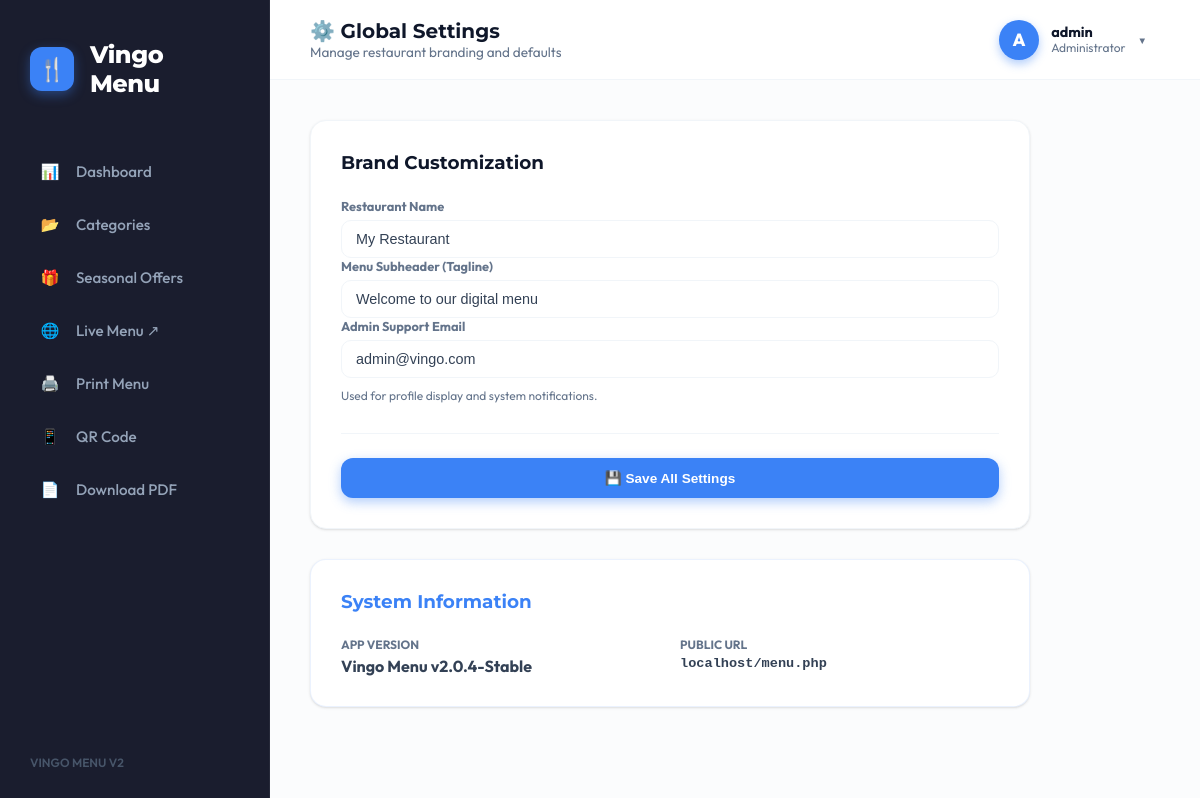
The page /admin/settings.php (signed in) on the database as committed earlier.
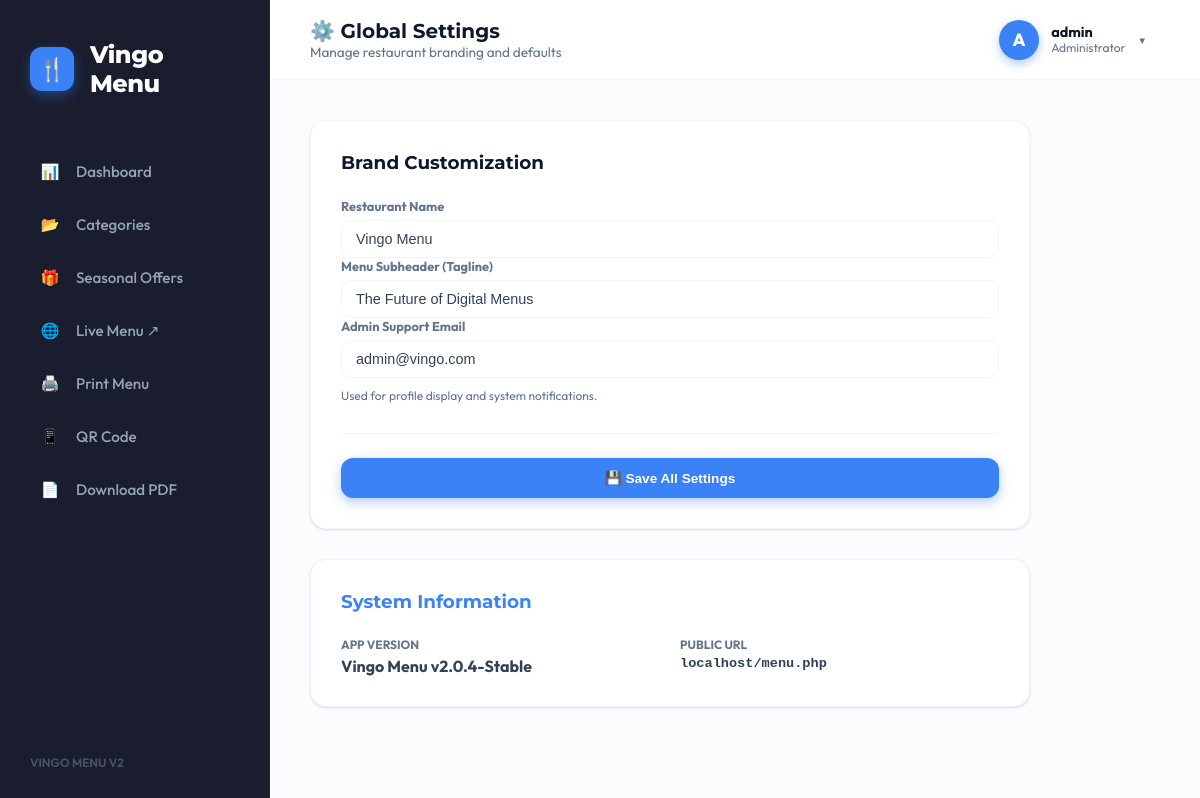
The same page on the database as committed later.
### tables this page shows
CREATE TABLE IF NOT EXISTS settings (
  id            INT          NOT NULL AUTO_INCREMENT,
  setting_key   VARCHAR(50)  NOT NULL,
  setting_value TEXT,
  PRIMARY KEY (id),
  UNIQUE KEY uq_setting_key (setting_key)
);

### includes/db.php (called while the page is built, shortened)
<?php
$conn = new mysqli(MENU_DB_HOST, MENU_DB_USER, MENU_DB_PASS, MENU_DB_NAME);
$conn->set_charset('utf8mb4');
function menu_get_setting($key, $default = '') {
    global $conn;
    $key = $conn->real_escape_string($key);
    $res = $conn->query("SELECT setting_value FROM settings WHERE setting_key = '$key'");
    if ($res && $row = $res->fetch_assoc()) return $row['setting_value'];
    return $default;
}
?>

### admin/settings.php (the view, shortened to what this page needs)
<?php
require_once __DIR__ . '/../includes/db.php';
?>
<!DOCTYPE html>
<html lang="en">
<head>
  <link rel="stylesheet" href="../assets/css/menu-style.css?v=<?= time() ?>">
</head>
<body>
<?php include __DIR__ . '/partials/sidebar.php'; ?>
<div class="main">
  <div class="topbar">
    <div class="topbar-left" style="display:flex; align-items:center; gap:16px">
      <div>
        <h1>⚙️ Global Settings</h1>
        <p class="meta">Manage restaurant branding and defaults</p>
      </div>
    </div>
    <div class="topbar-right" style="display:flex; gap:16px; align-items:center">
      <?php include __DIR__ . '/partials/topbar_user.php'; ?>
    </div>
  </div>
  <div class="content">
    <div class="card" style="max-width:720px">
      <div class="card-title">Brand Customization</div>
      <form method="POST">
        <div class="form-group">
          <label>Restaurant Name</label>
          <input type="text" name="restaurant_name" value="<?= htmlspecialchars(menu_get_setting('restaurant_name', 'My Restaurant')) ?>" required>
        </div>
        <div class="form-group">
          <label>Menu Subheader (Tagline)</label>
          <input type="text" name="restaurant_sub" value="<?= htmlspecialchars(menu_get_setting('restaurant_sub', 'Welcome to our digital menu')) ?>" placeholder="e.g. Traditional Fine Dining Since 1994">
        </div>
        <div class="form-group">
          <label>Admin Support Email</label>
          <input type="email" name="admin_email" value="<?= htmlspecialchars(menu_get_setting('admin_email', 'admin@vingo.com')) ?>" required>
          <p style="font-size:0.75rem; color:var(--text-light); margin-top:4px">Used for profile display and system notifications.</p>
        </div>
        <div style="margin-top:30px; border-top:1px solid var(--border); padding-top:24px">
          <button type="submit" class="btn btn-primary" style="width:100%; justify-content:center">
            💾 Save All Settings
          </button>
        </div>
      </form>
    </div>
    <div class="card" style="max-width:720px; margin-top:24px; border-color:rgba(59,130,246,0.1)">
      <div class="card-title" style="color:var(--accent)">System Information</div>
      <div style="display:grid; grid-template-columns:1fr 1fr; gap:20px">
        <div>
          <label style="font-size:0.75rem; text-transform:uppercase; color:var(--text-light); display:block; margin-bottom:4px">App version</label>
          <div style="font-weight:700">Vingo Menu v2.0.4-Stable</div>
        </div>
        <div>
          <label style="font-size:0.75rem; text-transform:uppercase; color:var(--text-light); display:block; margin-bottom:4px">Public URL</label>
          <div style="font-weight:700; font-family:monospace; font-size:0.85rem">localhost/menu.php</div>
        </div>
      </div>
    </div>
  </div>
</div>
</body>
</html>

### admin/partials/sidebar.php (shortened to what this page needs)
<?php
$cur = basename($_SERVER['PHP_SELF']);
function nav_a(string $href, string $icon, string $label, string $cur): string {
    global $prefix;
    $full_href = $prefix . $href;
    $active = ($cur === $href) ? 'active' : '';
    return "<a href=\"{$full_href}\" class=\"{$active}\"><span class=\"nav-icon\">{$icon}</span> {$label}</a>";
}
$prefix = $prefix ?? '';
?>
<aside class="sidebar" id="sidebar">
  <div class="sidebar-header"><span>🍴</span> Vingo Menu</div>
  <nav>
    <?= nav_a('dashboard.php',   '📊', 'Dashboard',   $cur) ?>
    <?= nav_a('add-category.php',    '📂', 'Categories',  $cur) ?>
    <?= nav_a('seasonal-offers.php', '🎁', 'Seasonal Offers', $cur) ?>
    <a href="<?= $prefix ?>../menu.php" target="_blank">
      <span class="nav-icon">🌐</span> Live Menu ↗
    </a>
    <?= nav_a('print-menu.php', '🖨️', 'Print Menu', $cur) ?>
    <?= nav_a('qr.php', '📱', 'QR Code', $cur) ?>
    <a href="<?= $prefix ?>generate_pdf.php" target="_blank">
      <span class="nav-icon">📄</span> Download PDF
    </a>
  </nav>
  <div class="sidebar-footer">Vingo Menu v2</div>
</aside>

### admin/partials/topbar_user.php (shortened to what this page needs)
<?php
$sess_user = $_SESSION['admin_username'] ?? 'Admin';
$avatar_char = strtoupper(substr($sess_user, 0, 1));
?>
<div class="user-profile" id="userProfile">
  <div class="user-avatar"><?= $avatar_char ?></div>
  <div class="user-info">
    <span class="user-name"><?= htmlspecialchars($sess_user) ?></span>
    <span class="user-role">Administrator</span>
  </div>
  <div class="user-chevron">▼</div>
</div>

### assets/css/menu-style.css (style rules this page uses)
:root { --bg: #fbfcfd; --surface: #ffffff; --sidebar: #1a1d2e; --sidebar-h: #252b45; --accent: #3b82f6; --accent-glow: rgba(59, 130, 246, 0.4); --success: #10b981; --danger: #f43f5e; --warn: #f59e0b; --text: #334155; --text-light: #64748b; --border: #f1f5f9; --radius-sm: 10px; --radius-md: 16px; --radius-lg: 24px; --shadow: 0 1px 3px 0 rgba(0, 0, 0, 0.1), 0 1px 2px -1px rgba(0, 0, 0, 0.1); --shadow-hover: 0 10px 15px -3px rgba(0, 0, 0, 0.1), 0 4px 6px -4px rgba(0, 0, 0, 0.1); --glow: 0 0 20px rgba(59, 130, 246, 0.15); --transition: all 0.25s cubic-bezier(0.4, 0, 0.2, 1); --sidebar-w: 270px; }
* { box-sizing: border-box; margin: 0; padding: 0; outline: none !important; }
html { scroll-behavior: smooth; }
body { font-family: 'Outfit', sans-serif; background: var(--bg); color: var(--text); display: flex; min-height: 100vh; -webkit-font-smoothing: antialiased; }
.sidebar { width: var(--sidebar-w); height: 100vh; background: var(--sidebar); color: #fff; display: flex; flex-direction: column; position: fixed; z-index: 1000; border-right: 1px solid rgba(255,255,255,0.05); }
.sidebar-header { padding: 40px 30px; font-family: 'Montserrat', sans-serif; font-size: 1.5rem; font-weight: 800; display: flex; align-items: center; gap: 16px; color: #fff; letter-spacing: -0.02em; }
.sidebar-header span:first-child { display: flex; align-items: center; justify-content: center; background: var(--accent); width: 44px; height: 44px; border-radius: 12px; font-size: 1.4rem; box-shadow: 0 4px 12px var(--accent-glow); }
.sidebar nav { flex: 1; padding: 10px 20px; }
.sidebar nav a { display: flex; align-items: center; gap: 14px; padding: 14px 18px; color: #94a3b8; text-decoration: none; font-weight: 500; font-size: 0.95rem; border-radius: 14px; margin-bottom: 6px; transition: var(--transition); }
.sidebar nav a .nav-icon { width: 24px; text-align: center; }
.sidebar-footer { padding: 30px; font-size: 0.75rem; color: #475569; font-weight: 600; text-transform: uppercase; }
.main { flex: 1; margin-left: var(--sidebar-w); display: flex; flex-direction: column; }
.topbar { height: 80px; background: rgba(255, 255, 255, 0.85); backdrop-filter: blur(10px); padding: 0 40px; display: flex; align-items: center; justify-content: space-between; position: sticky; top: 0; z-index: 900; border-bottom: 1px solid var(--border); }
.topbar h1 { font-family: 'Montserrat', sans-serif; font-size: 1.25rem; font-weight: 700; color: #0f172a; }
.topbar .meta { font-size: 0.85rem; color: var(--text-light); }
.content { padding: 40px; max-width: 1400px; width: 100%; margin: 0 auto; }
.card { background: var(--surface); border-radius: var(--radius-md); padding: 30px; margin-bottom: 30px; box-shadow: var(--shadow); border: 1px solid var(--border); }
.card-title { font-family: 'Montserrat', sans-serif; font-size: 1.15rem; font-weight: 700; margin-bottom: 24px; color: #0f172a; display: flex; align-items: center; gap: 12px; }
.form-group { display: flex; flex-direction: column; gap: 6px; }
label { font-size: 0.8rem; font-weight: 700; color: var(--text-light); }
input, select, textarea { padding: 10px 14px; border: 1.5px solid var(--border); border-radius: 10px; font-size: 0.9rem; color: var(--text); background: #fff; transition: var(--transition); }
.btn { padding: 12px 24px; border-radius: 12px; font-weight: 700; font-size: 0.85rem; cursor: pointer; border: none; display: inline-flex; align-items: center; gap: 8px; transition: var(--transition); }
.btn-primary { background: var(--accent); color: #fff; box-shadow: 0 4px 12px var(--accent-glow); }
.user-profile { position: relative; cursor: pointer; display: flex; align-items: center; gap: 12px; padding: 6px 12px; border-radius: 40px; transition: var(--transition); border: 1px solid transparent; }
.user-avatar { width: 40px; height: 40px; background: var(--accent); color: #fff; border-radius: 50%; display: flex; align-items: center; justify-content: center; font-weight: 800; font-size: 1.1rem; box-shadow: 0 4px 10px var(--accent-glow); }
.user-info { display: flex; flex-direction: column; line-height: 1.2; }
.user-name { font-size: 0.9rem; font-weight: 700; color: #0f172a; }
.user-role { font-size: 0.75rem; color: var(--text-light); }
.user-chevron { font-size: 0.6rem; color: var(--text-light); transition: var(--transition); }

Rows that differ between the two databases and show on the page:
added settings: restaurant_name "Vingo Menu"
added settings: restaurant_sub "The Future of Digital Menus"
Other text that changed with them:
form field restaurant_name: "My Restaurant" → (not shown)
form field restaurant_sub: "Welcome to our digital menu" → (not shown)
